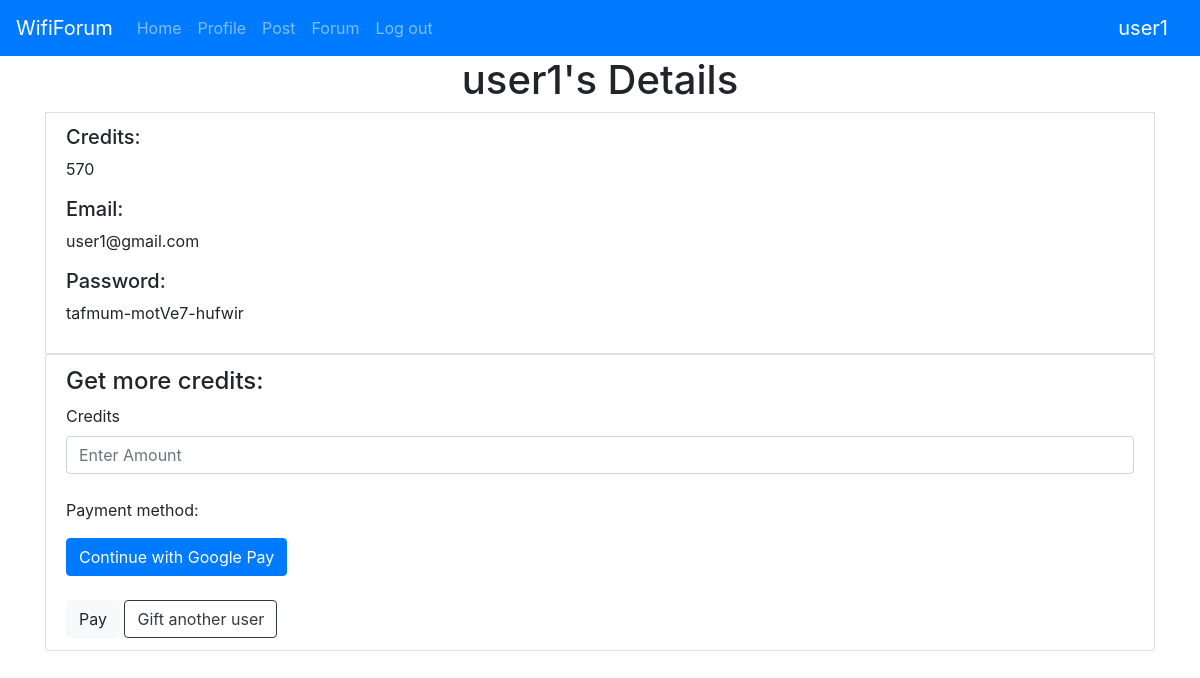
The app's page /profile (signed in), older data.
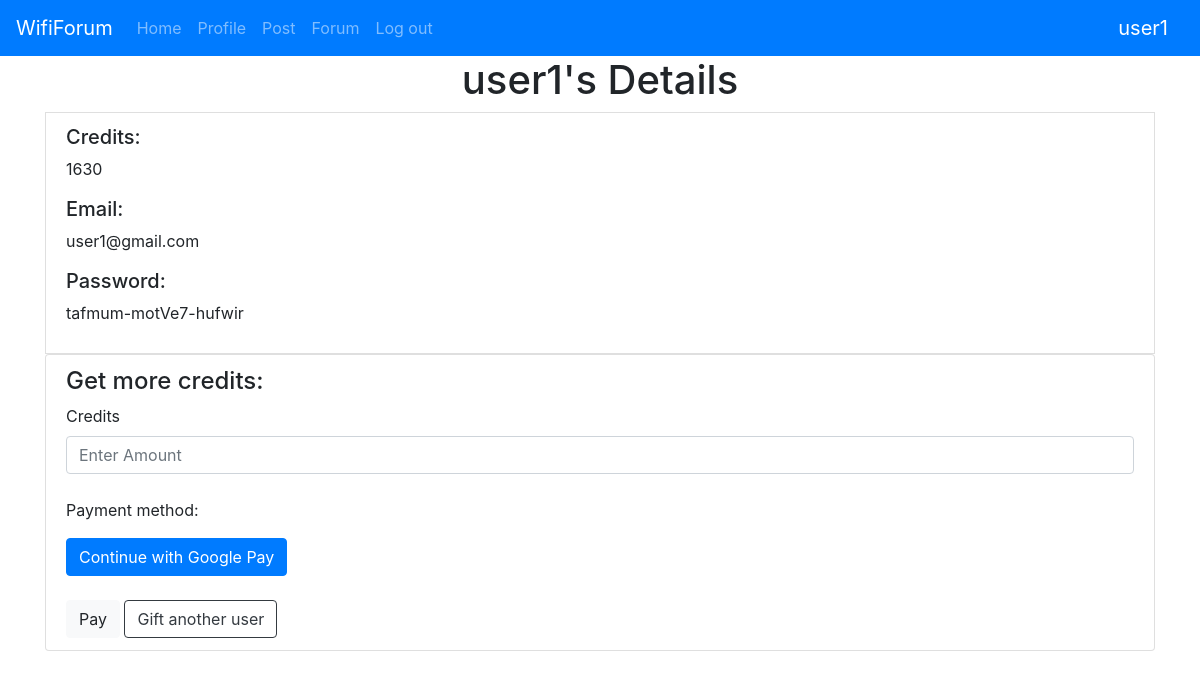
The same page, newer data.
### website/models.py (models this page shows)
class User(db.Model, UserMixin):
    id = db.Column(db.Integer, primary_key=True)
    email = db.Column(db.String(150), unique=True)
    password = db.Column(db.String(150))
    username = db.Column(db.String(150), unique=True)
    credit = db.Column(db.Integer)
    posts = db.relationship('Post')

### website/views.py (the view, shortened to what this page needs)
@view.route('/profile', methods=['GET', 'POST'])
@login_required
def profile():
    return render_template('profile.html', user=current_user)

### website/__init__.py (called while the page is built)
def create_app():
    app = Flask(__name__)
    app.config['SECRET_KEY'] = 'abc' #Dit zorgt voor een encryptie van de data cookies en sessie data, je kan dit ook gwn disablen als het problemen veroorzaakt
    app.config['SQLALCHEMY_DATABASE_URI'] = f'sqlite:///{DB_NAME}'
    db.init_app(app)
    from .views import view
    from .auth import auth
    app.register_blueprint(view, url_prefix='/')
    app.register_blueprint(auth, url_prefix='/')
    from .models import User, Post
    create_database(app)
    login_manager = LoginManager()
    login_manager.login_view = 'auth.login'
    login_manager.init_app(app)
    @login_manager.user_loader
    def load_user(id):
        return User.query.get(int(id))
    return app

### website/templates/profile.html
{% extends "base.html" %} {% block title %}Profile{% endblock %} {% block
content %}
<h1 align="center">{{user.username}}'s Details</h1>
<div class="list-group-item">
  <h5>Credits:</h5>
  <p>{{ user.credit }}</p>
  <h5>Email:</h5>
  <p>{{ user.email }}</p>
  <h5>Password:</h5>
  <p>{{ user.password }}</p>
</div>
<form method="POST">
  <div class="list-group-item">
    <h4>Get more credits:</h4>
    <label for="credits">Credits</label>
    <input
      type="integer"
      class="form-control"
      id="credits"
      name="credits"
      placeholder="Enter Amount"
      maxlength = "6"
      required
    />
    <br>
    <p>Payment method:</p>
    <button
      class="btn btn-primary"
      onclick="window.location.href='https://www.google.com'"
    >
      Continue with Google Pay
    </button>
    <br />
    <br />
    <button class="btn btn-light" type="submit">Pay</button>
</form>
    <a type="button" class="btn btn-outline-dark" href="/gift">Gift another user</a>
  </div>
{% endblock %}

### website/templates/base.html (shortened to what this page needs)
<!DOCTYPE html>
<html>
  <head>
    <link
      rel="stylesheet"
      href="https://stackpath.bootstrapcdn.com/bootstrap/4.4.1/css/bootstrap.min.css"
    />
    <link
      rel="stylesheet"
      href="https://stackpath.bootstrapcdn.com/font-awesome/4.7.0/css/font-awesome.min.css"
    />
  </head>
  <body>
    <nav class="navbar navbar-expand-lg navbar-dark bg-primary">
      <a class="navbar-brand" href="#">WifiForum</a>
      <div class="'collapse navbar-collapse" id="navbar">
        <div class="navbar-nav">
          {% if user.is_authenticated %}
          <a class="nav-item nav-link" id="home" href="/"> Home </a>
          <a class="nav-item nav-link" id="profile" href="/profile">
            Profile
          </a>
          <a class="nav-item nav-link" id="post" href="/post"> Post </a>
          <a class="nav-item nav-link" id="logout" href="/forum"> Forum </a>
          <a class="nav-item nav-link" id="logout" href="/logout"> Log out </a>
          {% else %}
          <a class="nav-item nav-link" id="home" href="/"> Home </a>
          <a class="nav-item nav-link" id="login" href="/login"> Login </a>
          <a class="nav-item nav-link" id="sign-up" href="/signup"> Signup </a>
          {% endif %}
        </div>
      </div>
      <div class="topnav-right">
        {% if user.is_authenticated %}
        <a class="navbar-brand" href="/profile">{{user.username}}</a>
        {% endif %}
      </div>
    </nav>
    <div class="container">{%block content%} {%endblock %}</div>
  </body>
</html>

Row changes from the older to the newer data that the page shows:
changed User "user1": credit "570" → "1630"
